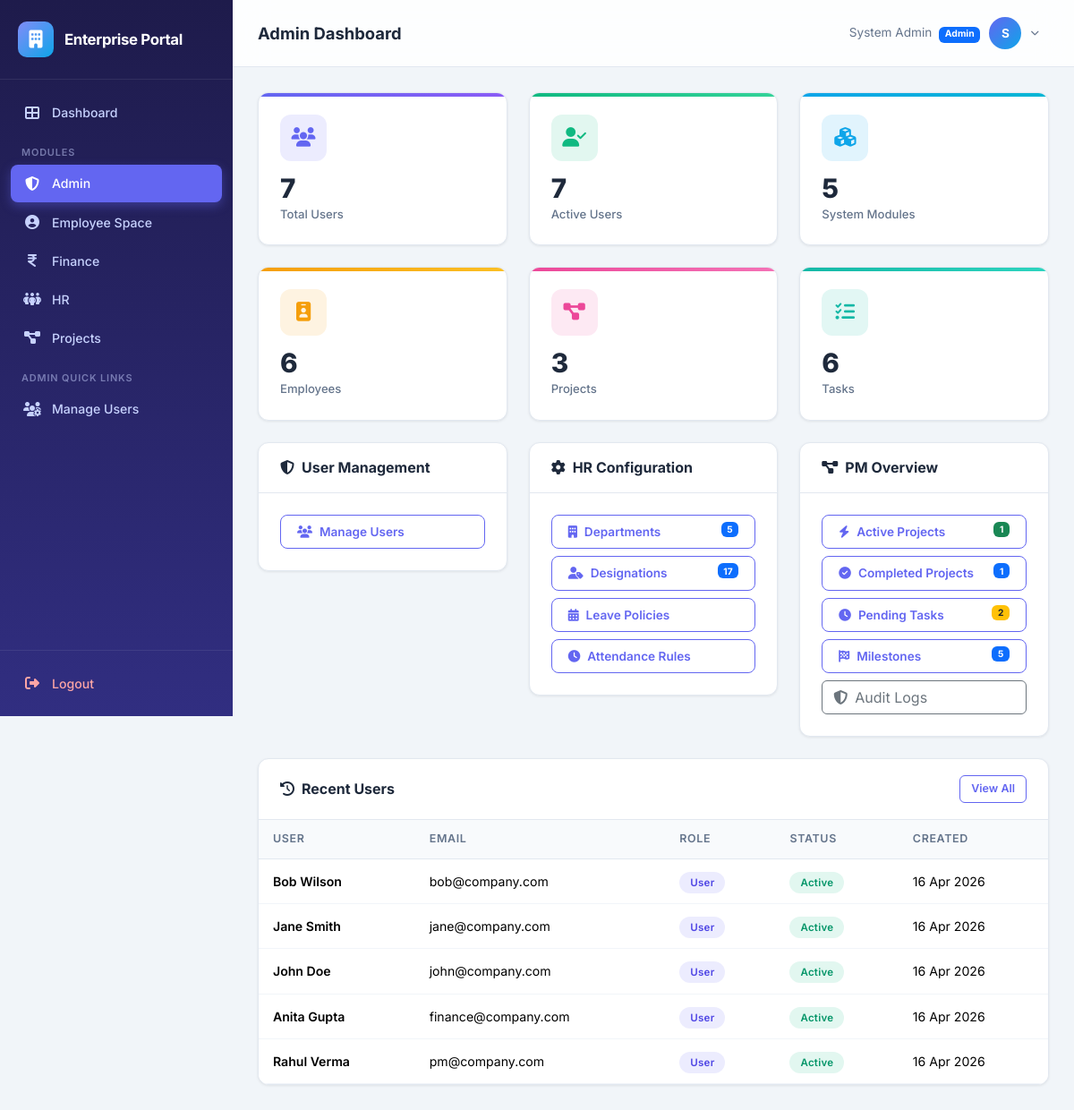
Page /admin/ (signed in) on the committed database.
### app/models.py (models this page shows, shortened)
class Module(db.Model):
    __tablename__ = 'modules'
    id = db.Column(db.Integer, primary_key=True)
    name = db.Column(db.String(50), unique=True, nullable=False)
    slug = db.Column(db.String(50), unique=True, nullable=False)
    description = db.Column(db.String(200), default='')
    icon = db.Column(db.String(50), default='fas fa-cube')

class User(UserMixin, db.Model):
    __tablename__ = 'users'
    id = db.Column(db.Integer, primary_key=True)
    username = db.Column(db.String(80), unique=True, nullable=False, index=True)
    email = db.Column(db.String(120), unique=True, nullable=False)
    password_hash = db.Column(db.String(256), nullable=False)
    full_name = db.Column(db.String(150), nullable=False)
    phone = db.Column(db.String(20), default='')
    is_admin = db.Column(db.Boolean, default=False)
    is_active_user = db.Column(db.Boolean, default=True)
    must_change_password = db.Column(db.Boolean, default=False)
    created_at = db.Column(db.DateTime, default=datetime.utcnow)
    modules = db.relationship('Module', secondary='user_modules', backref=db.backref('users', lazy='dynamic'))
    employee = db.relationship('Employee', backref='user', uselist=False, lazy='joined')
    tasks_assigned = db.relationship('Task', backref='assignee', foreign_keys='Task.assigned_to')
    expenses = db.relationship('Expense', backref='submitter', foreign_keys='Expense.submitted_by')
    projects_created = db.relationship('Project', backref='creator', foreign_keys='Project.created_by')
    @property
    def is_active(self):
        return self.is_active_user

### app/admin/routes.py (the view)
@bp.route('/')
@admin_required
def dashboard():
    total_users = User.query.count()
    active_users = User.query.filter_by(is_active_user=True).count()
    total_modules = Module.query.count()
    total_employees = Employee.query.count()
    total_projects = Project.query.count()
    active_projects = Project.query.filter_by(status='In Progress').count()
    completed_projects = Project.query.filter_by(status='Completed').count()
    total_tasks = Task.query.count()
    pending_tasks = Task.query.filter_by(status='Pending').count()
    total_milestones = Milestone.query.count()
    total_notifications = Notification.query.count()
    total_departments = Department.query.count()
    total_designations = Designation.query.count()
    recent_users = User.query.order_by(User.created_at.desc()).limit(5).all()
    return render_template('admin/dashboard.html',
                           total_users=total_users,
                           active_users=active_users,
                           total_modules=total_modules,
                           total_employees=total_employees,
                           total_projects=total_projects,
                           active_projects=active_projects,
                           completed_projects=completed_projects,
                           total_tasks=total_tasks,
                           pending_tasks=pending_tasks,
                           total_milestones=total_milestones,
                           total_notifications=total_notifications,
                           total_departments=total_departments,
                           total_designations=total_designations,
                           recent_users=recent_users)

### app/templates/admin/dashboard.html (shortened to what this page needs)
{% extends "base.html" %}
{% block page_title %}Admin Dashboard{% endblock %}
{% block content %}
<div class="row g-4 mb-4">
    <div class="col-sm-6 col-xl-4">
        <div class="stat-card purple">
            <div class="stat-icon"><i class="fas fa-users"></i></div>
            <div class="stat-value">{{ total_users }}</div>
            <div class="stat-label">Total Users</div>
        </div>
    </div>
    <div class="col-sm-6 col-xl-4">
        <div class="stat-card green">
            <div class="stat-icon"><i class="fas fa-user-check"></i></div>
            <div class="stat-value">{{ active_users }}</div>
            <div class="stat-label">Active Users</div>
        </div>
    </div>
    <div class="col-sm-6 col-xl-4">
        <div class="stat-card blue">
            <div class="stat-icon"><i class="fas fa-cubes"></i></div>
            <div class="stat-value">{{ total_modules }}</div>
            <div class="stat-label">System Modules</div>
        </div>
    </div>
    <div class="col-sm-6 col-xl-4">
        <div class="stat-card orange">
            <div class="stat-icon"><i class="fas fa-id-badge"></i></div>
            <div class="stat-value">{{ total_employees }}</div>
            <div class="stat-label">Employees</div>
        </div>
    </div>
    <div class="col-sm-6 col-xl-4">
        <div class="stat-card pink">
            <div class="stat-icon"><i class="fas fa-diagram-project"></i></div>
            <div class="stat-value">{{ total_projects }}</div>
            <div class="stat-label">Projects</div>
        </div>
    </div>
    <div class="col-sm-6 col-xl-4">
        <div class="stat-card teal">
            <div class="stat-icon"><i class="fas fa-tasks"></i></div>
            <div class="stat-value">{{ total_tasks }}</div>
            <div class="stat-label">Tasks</div>
        </div>
    </div>
</div>
<div class="row g-4 mb-4">
    <div class="col-lg-4">
        <div class="data-card">
            <div class="card-header">
                <h5><i class="fas fa-shield-halved me-2"></i>User Management</h5>
            </div>
            <div class="p-4">
                <div class="d-grid gap-2">
                    <a href="{{ url_for('admin.users') }}" class="btn btn-outline-primary text-start">
                        <i class="fas fa-users me-2"></i>Manage Users
                    </a>
                </div>
            </div>
        </div>
    </div>
    <div class="col-lg-4">
        <div class="data-card">
            <div class="card-header">
                <h5><i class="fas fa-gear me-2"></i>HR Configuration</h5>
            </div>
            <div class="p-4">
                <div class="d-grid gap-2">
                    <a href="{{ url_for('admin.departments') }}" class="btn btn-outline-primary text-start">
                        <i class="fas fa-building me-2"></i>Departments
                        <span class="badge bg-primary float-end">{{ total_departments }}</span>
                    </a>
                    <a href="{{ url_for('admin.designations') }}" class="btn btn-outline-primary text-start">
                        <i class="fas fa-user-tag me-2"></i>Designations
                        <span class="badge bg-primary float-end">{{ total_designations }}</span>
                    </a>
                    <a href="{{ url_for('admin.leave_policies') }}" class="btn btn-outline-primary text-start">
                        <i class="fas fa-calendar-days me-2"></i>Leave Policies
                    </a>
                    <a href="{{ url_for('admin.attendance_rules') }}" class="btn btn-outline-primary text-start">
                        <i class="fas fa-clock me-2"></i>Attendance Rules
                    </a>
                </div>
            </div>
        </div>
    </div>
    <div class="col-lg-4">
        <div class="data-card">
            <div class="card-header">
                <h5><i class="fas fa-diagram-project me-2"></i>PM Overview</h5>
            </div>
            <div class="p-4">
                <div class="d-grid gap-2">
                    <div class="btn btn-outline-primary text-start" style="cursor:default;">
                        <i class="fas fa-bolt me-2"></i>Active Projects
                        <span class="badge bg-success float-end">{{ active_projects }}</span>
                    </div>
                    <div class="btn btn-outline-primary text-start" style="cursor:default;">
                        <i class="fas fa-check-circle me-2"></i>Completed Projects
                        <span class="badge bg-primary float-end">{{ completed_projects }}</span>
                    </div>
                    <div class="btn btn-outline-primary text-start" style="cursor:default;">
                        <i class="fas fa-clock me-2"></i>Pending Tasks
                        <span class="badge bg-warning text-dark float-end">{{ pending_tasks }}</span>
                    </div>
                    <div class="btn btn-outline-primary text-start" style="cursor:default;">
                        <i class="fas fa-flag-checkered me-2"></i>Milestones
                        <span class="badge bg-primary float-end">{{ total_milestones }}</span>
                    </div>
                    <a href="{{ url_for('admin.audit_logs') }}" class="btn btn-outline-secondary text-start">
                        <i class="fas fa-shield-halved me-2"></i>Audit Logs
                    </a>
                </div>
            </div>
        </div>
    </div>
</div>
<div class="data-card">
    <div class="card-header">
        <h5><i class="fas fa-clock-rotate-left me-2"></i>Recent Users</h5>
        <a href="{{ url_for('admin.users') }}" class="btn btn-outline-primary btn-sm">View All</a>
    </div>
    <div class="table-responsive">
        <table class="table">
            <thead>
                <tr>
                    <th>User</th>
                    <th>Email</th>
                    <th>Role</th>
                    <th>Status</th>
                    <th>Created</th>
                </tr>
            </thead>
            <tbody>
                {% for user in recent_users %}
                <tr>
                    <td class="fw-semibold">{{ user.full_name }}</td>
                    <td>{{ user.email }}</td>
                    <td>
                        {% if user.is_admin %}
                        <span class="badge-status badge-approved">Admin</span>
                        {% else %}
                        <span class="badge-status badge-planning">User</span>
                        {% endif %}
                    </td>
                    <td>
                        {% if user.is_active_user %}
                        <span class="badge-status badge-approved">Active</span>
                        {% else %}
                        <span class="badge-status badge-rejected">Inactive</span>
                        {% endif %}
                    </td>
                    <td>{{ user.created_at.strftime('%d %b %Y') }}</td>
                </tr>
                {% endfor %}
            </tbody>
        </table>
    </div>
</div>
{% endblock %}

### app/templates/base.html (shortened to what this page needs)
<!DOCTYPE html>
<html lang="en">
<head>
    <link href="https://cdn.jsdelivr.net/npm/bootstrap@5.3.3/dist/css/bootstrap.min.css" rel="stylesheet">
    <link href="https://cdnjs.cloudflare.com/ajax/libs/font-awesome/6.5.1/css/all.min.css" rel="stylesheet">
    <link rel="stylesheet" href="{{ url_for('static', filename='css/style.css') }}">
</head>
<body>
    <aside id="sidebar" class="sidebar">
        <div class="sidebar-brand">
            <div class="brand-icon">
                <i class="fas fa-building"></i>
            </div>
            <h5>Enterprise Portal</h5>
        </div>
        <nav class="sidebar-nav">
            <a href="{{ url_for('main_dashboard') }}" class="nav-link">
                <i class="fas fa-th-large"></i>
                <span>Dashboard</span>
            </a>
            <div class="nav-label">Modules</div>
            {% for mod in user_modules %}
                {% if mod.slug == 'admin' %}
                <a href="{{ url_for('admin.dashboard') }}" class="nav-link" id="nav-admin">
                    <i class="fas fa-shield-halved"></i>
                    <span>Admin</span>
                </a>
                {% elif mod.slug == 'hr' %}
                <a href="{{ url_for('hr.dashboard') }}" class="nav-link" id="nav-hr">
                    <i class="fas fa-people-group"></i>
                    <span>HR</span>
                </a>
                {% elif mod.slug == 'pm' %}
                <a href="{{ url_for('pm.dashboard') }}" class="nav-link" id="nav-pm">
                    <i class="fas fa-diagram-project"></i>
                    <span>Projects</span>
                </a>
                {% elif mod.slug == 'finance' %}
                <a href="{{ url_for('finance.dashboard') }}" class="nav-link" id="nav-finance">
                    <i class="fas fa-indian-rupee-sign"></i>
                    <span>Finance</span>
                </a>
                {% elif mod.slug == 'employee' %}
                <a href="{{ url_for('employee.dashboard') }}" class="nav-link" id="nav-employee">
                    <i class="fas fa-user-circle"></i>
                    <span>Employee Space</span>
                </a>
                {% endif %}
            {% endfor %}
            {% if current_user.is_admin %}
            <div class="nav-label">Admin Quick Links</div>
            <a href="{{ url_for('admin.users') }}" class="nav-link">
                <i class="fas fa-users-cog"></i>
                <span>Manage Users</span>
            </a>
            {% endif %}
        </nav>
        <div class="sidebar-footer">
            <a href="{{ url_for('auth.logout') }}" class="nav-link">
                <i class="fas fa-right-from-bracket"></i>
                <span>Logout</span>
            </a>
        </div>
    </aside>
    <div class="main-content">
        <header class="top-navbar">
            <div class="d-flex align-items-center gap-3">
                <h1 class="page-title">{% block page_title %}Dashboard{% endblock %}</h1>
            </div>
            <div class="user-dropdown">
                <button class="user-dropdown-toggle" id="userDropdownBtn" type="button">
                    <span class="d-none d-md-inline" style="font-size:0.85rem; color: var(--text-secondary);">
                        {{ current_user.full_name }}
                        {% if current_user.is_admin %}
                            <span class="badge bg-primary ms-1" style="font-size:0.65rem;">Admin</span>
                        {% endif %}
                    </span>
                    <div class="user-avatar">
                        {{ current_user.full_name[0] | upper }}
                    </div>
                    <i class="fas fa-chevron-down" style="font-size:0.6rem; color:var(--text-secondary);"></i>
                </button>
            </div>
        </header>
        <div class="page-body">
            {% block content %}{% endblock %}
        </div>
    </div>
</body>
</html>

### rows in the picture
User: full_name "System Admin", full_name "S"
User: full_name "Bob Wilson", email "bob@company.com", is_admin "User", is_active_user "Active", created_at "16 Apr 2026"
User: full_name "Jane Smith", email "jane@company.com", is_admin "User", is_active_user "Active", created_at "16 Apr 2026"
User: full_name "John Doe", email "john@company.com", is_admin "User", is_active_user "Active", created_at "16 Apr 2026"
User: full_name "Anita Gupta", email "finance@company.com", is_admin "User", is_active_user "Active", created_at "16 Apr 2026"
User: full_name "Rahul Verma", email "pm@company.com", is_admin "User", is_active_user "Active", created_at "16 Apr 2026"

### other values in the picture
{{ total_users }} "7"
{{ active_users }} "7"
{{ total_modules }} "5"
{{ total_employees }} "6"
{{ total_projects }} "3"
{{ total_tasks }} "6"
{{ total_departments }} "5"
{{ total_designations }} "17"
{{ active_projects }} "1"
{{ completed_projects }} "1"
{{ pending_tasks }} "2"
{{ total_milestones }} "5"
